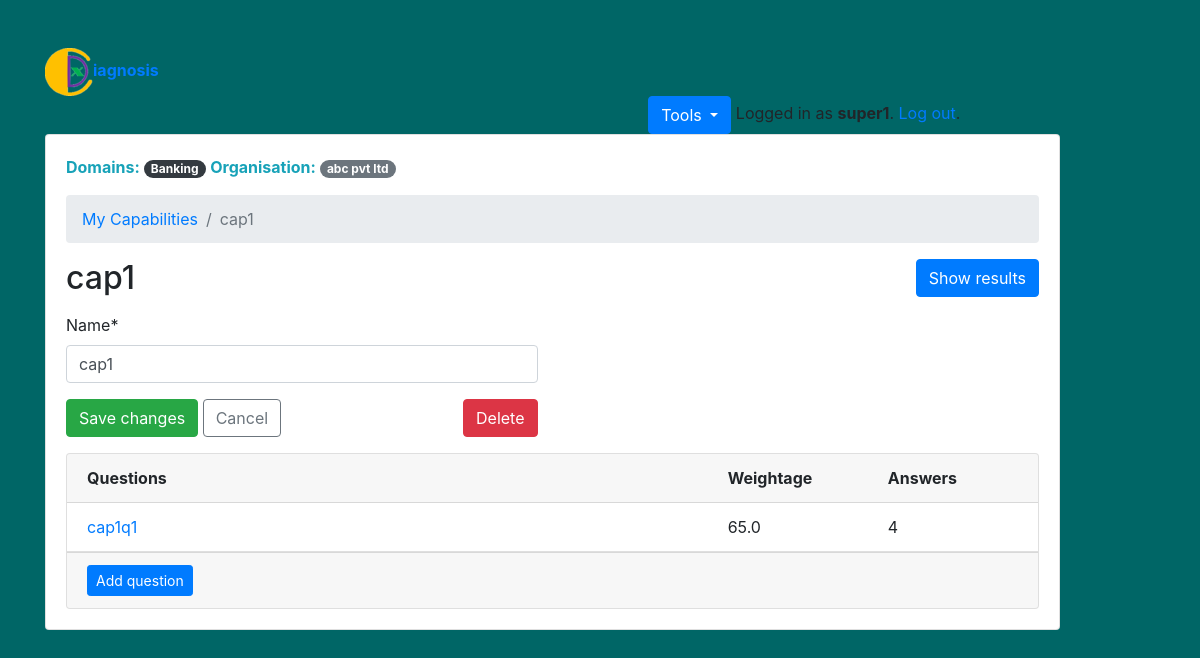
/cxsuperuser/capability/1/ (signed in), run on an earlier commit of the app's database.
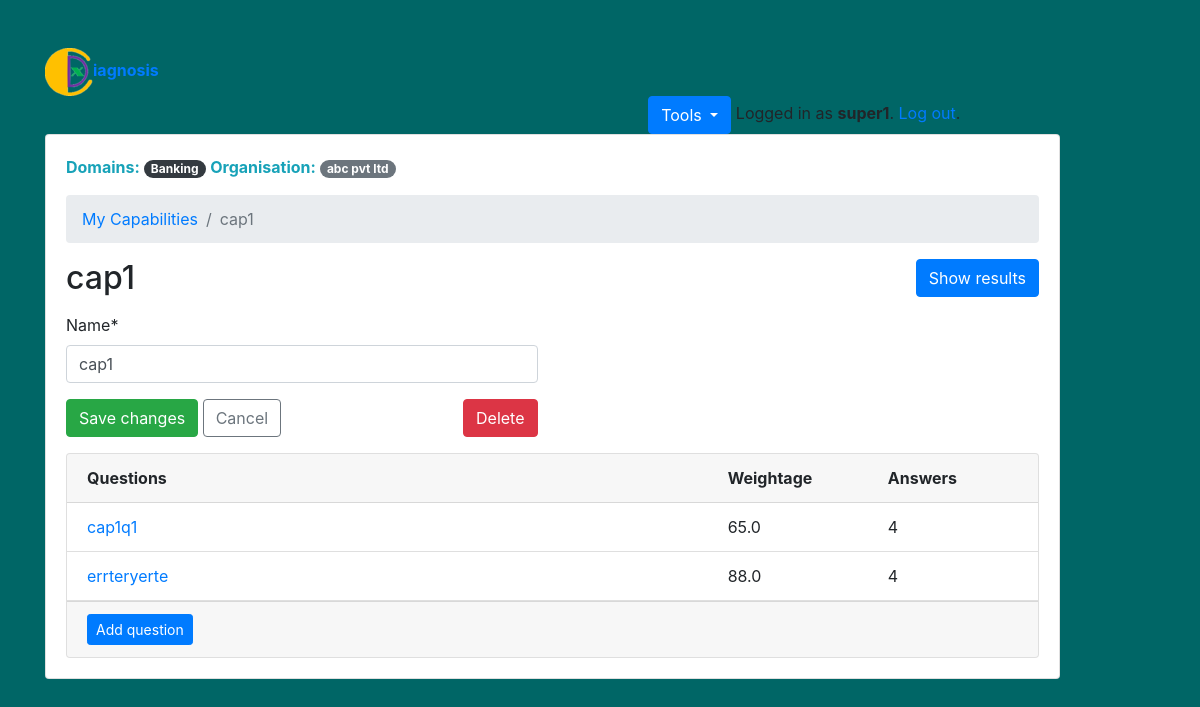
And on a later commit of the database.
### cxdiagnosis/models.py (models this page shows, shortened)
class Question(models.Model):
    capability = models.ForeignKey(Capability, on_delete=models.CASCADE, related_name='questions')
    text = models.CharField('Question', max_length=255)
    weightage = models.FloatField()

### cxdiagnosis/views/cxsuperuser.py (the view, shortened to what this page needs)
# urls.py: path('capability/<int:pk>/', cxsuperuser.UpdateCapabilityView.as_view(), name='cx_su_update_capability'),
@method_decorator([login_required, cxsuperuser_required], name='dispatch')
class UpdateCapabilityView(UpdateView):
    model = Capability
    fields = ('name',)
    context_object_name = 'capability'
    template_name = 'cxsuperuser/cx_su_update_capability_form.html'
    def get_context_data(self, **kwargs):
        kwargs['questions'] = self.get_object().questions.annotate(answers_count=Count('answers'))
        return super().get_context_data(**kwargs)
    def get_queryset(self):
        return self.request.user.capabilities.all()

### cxdiagnosis/models.py (called while the page is built)
    def __str__(self):
        return self.name

    def __str__(self):
        return self.name

### cxdiagnosis/templates/cxsuperuser/cx_su_update_capability_form.html (shortened to what this page needs)
{% extends 'base.html' %}
{% load crispy_forms_tags %}
{% block content %}
  {% if user.change_pass %}
    <a href="{% url 'change_password' %}">Required change password</a>
  {% else %}
    {% include 'cxsuperuser/_header.html' with active='new' %}
    <nav aria-label="breadcrumb">
      <ol class="breadcrumb">
        <li class="breadcrumb-item"><a href="{% url 'cxsuperuser:cx_su_update_list_capability' %}">My Capabilities</a></li>
        <li class="breadcrumb-item active" aria-current="page">{{ capability.name }}</li>
      </ol>
    </nav>
    <h2 class="mb-3">
      {{ capability.name }}
      <a href="{% url 'cxsuperuser:cx_su_completed_capability' capability.pk %}" class="btn btn-primary float-right">Show results</a>
    </h2>
    <div class="row mb-3">
      <div class="col-md-6 col-sm-8 col-12">
        <form method="post" novalidate>
          {{ form|crispy }}
          <button type="submit" class="btn btn-success">Save changes</button>
          <a href="{% url 'cxsuperuser:cx_su_update_list_capability' %}" class="btn btn-outline-secondary" role="button">Cancel</a>
          <a href="{% url 'cxsuperuser:cx_su_delete_capability' capability.pk %}" class="btn btn-danger float-right">Delete</a>
        </form>
      </div>
    </div>
    <div class="card">
      <div class="card-header">
        <div class="row">
          <div class="col-8">
            <strong>Questions</strong>
          </div>
          <div class="col-2">
            <strong>Weightage</strong>
          </div>
          <div class="col-2">
            <strong>Answers</strong>
          </div>
        </div>
      </div>
      <div class="list-group list-group-flush list-group-formset">
        {% for question in questions %}
        <div class="list-group-item">
          <div class="row">
            <div class="col-8">
              <a href="{% url 'cxsuperuser:question_change' capability.pk question.pk %}">{{ question.text }}</a>
            </div>
            <div class="col-2">
              {{ question.weightage }}
            </div>
            <div class="col-2">
              {{ question.answers_count }}
            </div>
          </div>
        </div>
        {% empty %}
        <div class="list-group-item text-center">
          <p class="text-muted font-italic mb-0">You haven't created any questions yet. Go ahead and <a href="{% url 'cxsuperuser:question_add' capability.pk %}">add the first question</a>.</p>
        </div>
        {% endfor %}
      </div>
      <div class="card-footer">
        <a href="{% url 'cxsuperuser:question_add' capability.pk %}" class="btn btn-primary btn-sm">Add question</a>
      </div>
    </div>
  {% endif %}
{% endblock %}

What changed in the data, as far as the page shows it:
added Question: text "errteryerte", weightage "88.0", answers_count "4"
